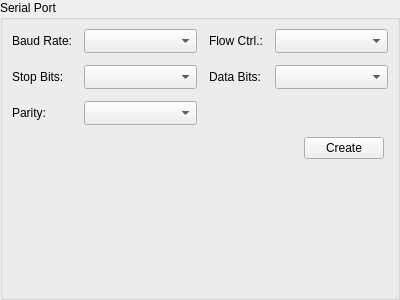
<?xml version="1.0" encoding="UTF-8"?>
<ui version="4.0">
 <class>PGSPCreate</class>
 <widget class="QWidget" name="PGSPCreate">
  <property name="geometry">
   <rect>
    <x>0</x>
    <y>0</y>
    <width>400</width>
    <height>300</height>
   </rect>
  </property>
  <property name="windowTitle">
   <string>Form</string>
  </property>
  <layout class="QVBoxLayout" name="verticalLayout">
   <property name="spacing">
    <number>0</number>
   </property>
   <property name="leftMargin">
    <number>0</number>
   </property>
   <property name="topMargin">
    <number>0</number>
   </property>
   <property name="rightMargin">
    <number>0</number>
   </property>
   <property name="bottomMargin">
    <number>0</number>
   </property>
   <item>
    <widget class="QGroupBox" name="gbxSerialPort">
     <property name="title">
      <string>Serial Port</string>
     </property>
     <layout class="QGridLayout" name="gridLayout">
      <property name="spacing">
       <number>12</number>
      </property>
      <item row="0" column="0">
       <widget class="QLabel" name="label_26">
        <property name="text">
         <string>Baud Rate:</string>
        </property>
        <property name="buddy">
         <cstring>cbBaud</cstring>
        </property>
       </widget>
      </item>
      <item row="0" column="1">
       <widget class="QComboBox" name="cbBaud">
        <property name="sizePolicy">
         <sizepolicy hsizetype="MinimumExpanding" vsizetype="Fixed">
          <horstretch>0</horstretch>
          <verstretch>0</verstretch>
         </sizepolicy>
        </property>
        <property name="minimumSize">
         <size>
          <width>0</width>
          <height>24</height>
         </size>
        </property>
        <property name="mouseTracking">
         <bool>true</bool>
        </property>
        <property name="tabletTracking">
         <bool>true</bool>
        </property>
        <property name="maxVisibleItems">
         <number>15</number>
        </property>
       </widget>
      </item>
      <item row="0" column="2">
       <widget class="QLabel" name="label_29">
        <property name="text">
         <string>Flow Ctrl.:</string>
        </property>
        <property name="buddy">
         <cstring>cbFlowControl</cstring>
        </property>
       </widget>
      </item>
      <item row="0" column="3">
       <widget class="QComboBox" name="cbFlowControl">
        <property name="sizePolicy">
         <sizepolicy hsizetype="MinimumExpanding" vsizetype="Fixed">
          <horstretch>0</horstretch>
          <verstretch>0</verstretch>
         </sizepolicy>
        </property>
        <property name="minimumSize">
         <size>
          <width>0</width>
          <height>24</height>
         </size>
        </property>
        <property name="mouseTracking">
         <bool>true</bool>
        </property>
        <property name="tabletTracking">
         <bool>true</bool>
        </property>
        <property name="maxVisibleItems">
         <number>15</number>
        </property>
       </widget>
      </item>
      <item row="1" column="0">
       <widget class="QLabel" name="label_28">
        <property name="text">
         <string>Stop Bits:</string>
        </property>
        <property name="buddy">
         <cstring>cbStopBits</cstring>
        </property>
       </widget>
      </item>
      <item row="1" column="1">
       <widget class="QComboBox" name="cbStopBits">
        <property name="sizePolicy">
         <sizepolicy hsizetype="MinimumExpanding" vsizetype="Fixed">
          <horstretch>0</horstretch>
          <verstretch>0</verstretch>
         </sizepolicy>
        </property>
        <property name="minimumSize">
         <size>
          <width>0</width>
          <height>24</height>
         </size>
        </property>
        <property name="mouseTracking">
         <bool>true</bool>
        </property>
        <property name="tabletTracking">
         <bool>true</bool>
        </property>
        <property name="maxVisibleItems">
         <number>15</number>
        </property>
       </widget>
      </item>
      <item row="1" column="2">
       <widget class="QLabel" name="label_27">
        <property name="text">
         <string>Data Bits:</string>
        </property>
        <property name="buddy">
         <cstring>cbDataBits</cstring>
        </property>
       </widget>
      </item>
      <item row="1" column="3">
       <widget class="QComboBox" name="cbDataBits">
        <property name="sizePolicy">
         <sizepolicy hsizetype="MinimumExpanding" vsizetype="Fixed">
          <horstretch>0</horstretch>
          <verstretch>0</verstretch>
         </sizepolicy>
        </property>
        <property name="minimumSize">
         <size>
          <width>0</width>
          <height>24</height>
         </size>
        </property>
        <property name="mouseTracking">
         <bool>true</bool>
        </property>
        <property name="tabletTracking">
         <bool>true</bool>
        </property>
        <property name="maxVisibleItems">
         <number>15</number>
        </property>
       </widget>
      </item>
      <item row="2" column="0">
       <widget class="QLabel" name="label_30">
        <property name="text">
         <string>Parity:</string>
        </property>
        <property name="buddy">
         <cstring>cbParity</cstring>
        </property>
       </widget>
      </item>
      <item row="2" column="1">
       <widget class="QComboBox" name="cbParity">
        <property name="sizePolicy">
         <sizepolicy hsizetype="MinimumExpanding" vsizetype="Fixed">
          <horstretch>0</horstretch>
          <verstretch>0</verstretch>
         </sizepolicy>
        </property>
        <property name="minimumSize">
         <size>
          <width>0</width>
          <height>24</height>
         </size>
        </property>
        <property name="mouseTracking">
         <bool>true</bool>
        </property>
        <property name="tabletTracking">
         <bool>true</bool>
        </property>
        <property name="maxVisibleItems">
         <number>15</number>
        </property>
       </widget>
      </item>
      <item row="4" column="0">
       <spacer name="verticalSpacer">
        <property name="orientation">
         <enum>Qt::Vertical</enum>
        </property>
        <property name="sizeHint" stdset="0">
         <size>
          <width>20</width>
          <height>38</height>
         </size>
        </property>
       </spacer>
      </item>
      <item row="3" column="0" colspan="4">
       <widget class="QWidget" name="widget_6" native="true">
        <layout class="QHBoxLayout" name="horizontalLayout">
         <property name="spacing">
          <number>12</number>
         </property>
         <property name="leftMargin">
          <number>0</number>
         </property>
         <property name="topMargin">
          <number>0</number>
         </property>
         <property name="rightMargin">
          <number>4</number>
         </property>
         <property name="bottomMargin">
          <number>0</number>
         </property>
         <item>
          <spacer name="horizontalSpacer">
           <property name="orientation">
            <enum>Qt::Horizontal</enum>
           </property>
           <property name="sizeHint" stdset="0">
            <size>
             <width>40</width>
             <height>20</height>
            </size>
           </property>
          </spacer>
         </item>
         <item>
          <widget class="QPushButton" name="btnDoSPCreate">
           <property name="mouseTracking">
            <bool>true</bool>
           </property>
           <property name="tabletTracking">
            <bool>true</bool>
           </property>
           <property name="text">
            <string>Create</string>
           </property>
          </widget>
         </item>
        </layout>
       </widget>
      </item>
     </layout>
    </widget>
   </item>
  </layout>
 </widget>
 <tabstops>
  <tabstop>cbBaud</tabstop>
  <tabstop>cbStopBits</tabstop>
  <tabstop>cbParity</tabstop>
  <tabstop>cbFlowControl</tabstop>
  <tabstop>cbDataBits</tabstop>
  <tabstop>btnDoSPCreate</tabstop>
 </tabstops>
 <resources/>
 <connections/>
</ui>
